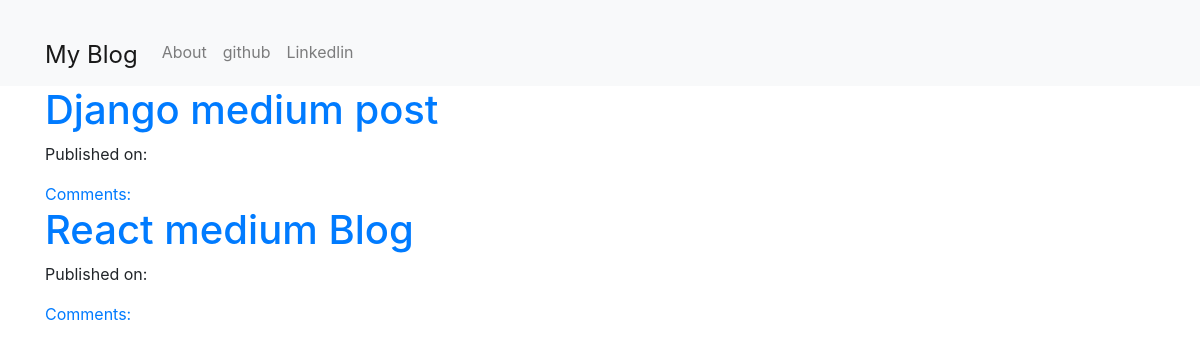
/blog/, run on an earlier commit of the app's database.
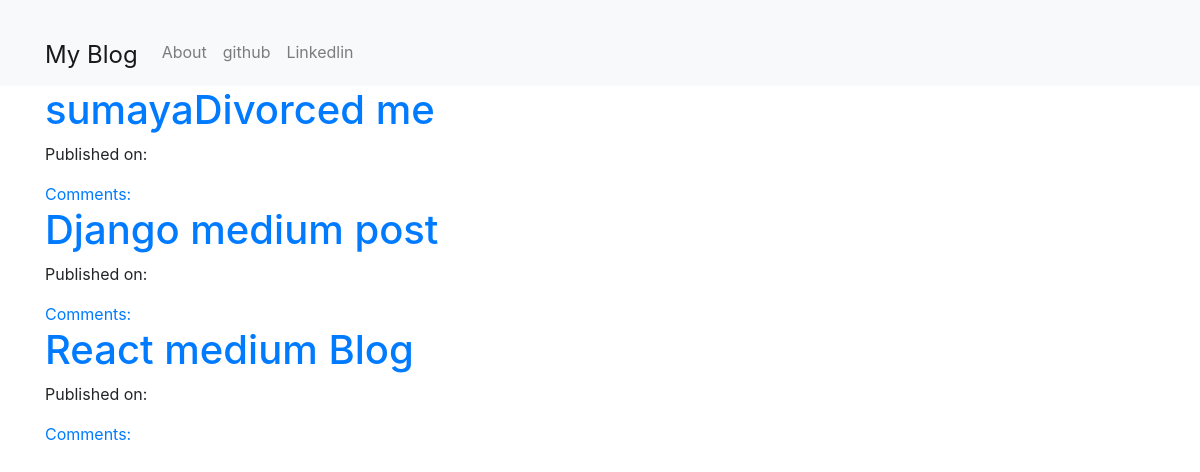
And on a later commit of the database.
### blog/models.py (models this page shows, shortened)
class Post(models.Model):
    author = models.ForeignKey("auth.User", on_delete=models.CASCADE)
    title = models.CharField(max_length=200)
    text = models.TextField()
    create_date = models.DateTimeField(default=timezone.now)
    published_date = models.DateTimeField(blank=True, null=True)

### blog/views.py (the view)
# urls.py: path("", postListView.as_view(), name="post_list"),
class postListView(ListView):
    model = Post
    def get_queryset(self):
        return Post.objects.filter(published_date__lte=timezone.now()).order_by(
            "-published_date"
        )

### blog/templates/blog/post_list.html
{% extends "blog/base.html" %}
{% block content%}
<div class="centrestage">
    {% for post in post_list %}
    <div class="post">
        <h1><a href="{% url 'post_detail' pk=post.pk %}">{{post.title}}</a></h1>
        <div class="date">
            <p>Published on: {{post.published|date:"D M Y"}}</p>
        </div>
        <a href="{% url 'post_detail' pk=post.pk %}">Comments: {{post.approve_comments.count}}</a>
        {% endfor %}
    </div>
</div>
{% endblock%}

What changed in the data, as far as the page shows it:
added Post: title "sumayaDivorced me"
